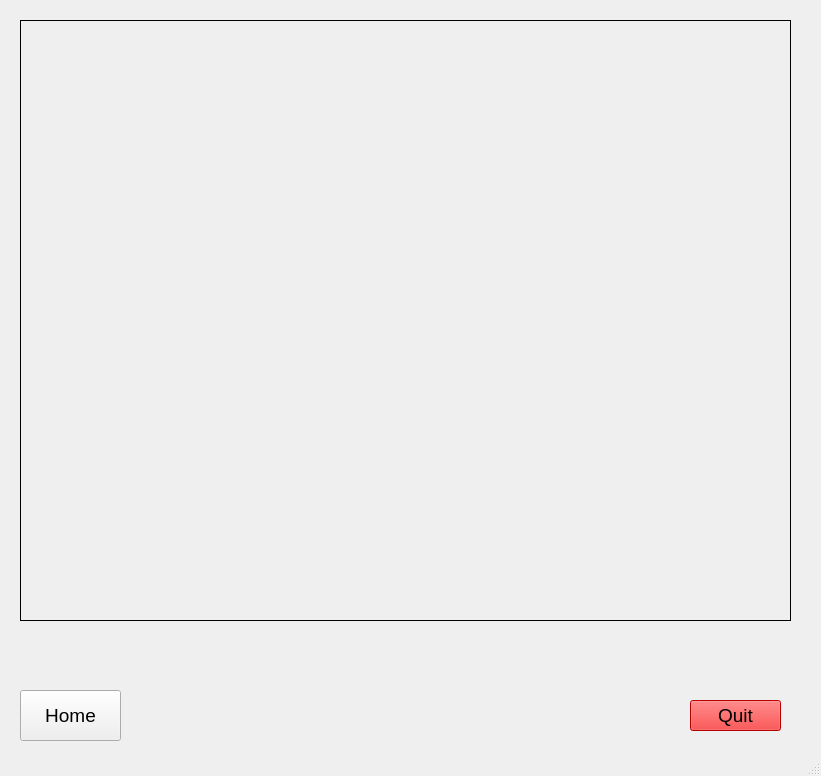
<?xml version="1.0" encoding="UTF-8"?>
<ui version="4.0">
 <class>MainWindow</class>
 <widget class="QMainWindow" name="MainWindow">
  <property name="geometry">
   <rect>
    <x>0</x>
    <y>0</y>
    <width>821</width>
    <height>776</height>
   </rect>
  </property>
  <property name="windowTitle">
   <string>AGV</string>
  </property>
  <widget class="QWidget" name="centralwidget">
   <widget class="QLabel" name="viewer">
    <property name="geometry">
     <rect>
      <x>20</x>
      <y>20</y>
      <width>771</width>
      <height>601</height>
     </rect>
    </property>
    <property name="frameShape">
     <enum>QFrame::Box</enum>
    </property>
    <property name="text">
     <string/>
    </property>
    <property name="scaledContents">
     <bool>false</bool>
    </property>
    <property name="alignment">
     <set>Qt::AlignCenter</set>
    </property>
   </widget>
   <widget class="QPushButton" name="btn_home">
    <property name="geometry">
     <rect>
      <x>20</x>
      <y>690</y>
      <width>101</width>
      <height>51</height>
     </rect>
    </property>
    <property name="font">
     <font>
      <pointsize>14</pointsize>
     </font>
    </property>
    <property name="text">
     <string>Home</string>
    </property>
   </widget>
   <widget class="QPushButton" name="btn_quit">
    <property name="geometry">
     <rect>
      <x>690</x>
      <y>700</y>
      <width>91</width>
      <height>31</height>
     </rect>
    </property>
    <property name="palette">
     <palette>
      <active>
       <colorrole role="WindowText">
        <brush brushstyle="SolidPattern">
         <color alpha="255">
          <red>0</red>
          <green>0</green>
          <blue>0</blue>
         </color>
        </brush>
       </colorrole>
       <colorrole role="Button">
        <brush brushstyle="SolidPattern">
         <color alpha="255">
          <red>255</red>
          <green>0</green>
          <blue>0</blue>
         </color>
        </brush>
       </colorrole>
       <colorrole role="Light">
        <brush brushstyle="SolidPattern">
         <color alpha="255">
          <red>255</red>
          <green>127</green>
          <blue>127</blue>
         </color>
        </brush>
       </colorrole>
       <colorrole role="Midlight">
        <brush brushstyle="SolidPattern">
         <color alpha="255">
          <red>255</red>
          <green>63</green>
          <blue>63</blue>
         </color>
        </brush>
       </colorrole>
       <colorrole role="Dark">
        <brush brushstyle="SolidPattern">
         <color alpha="255">
          <red>127</red>
          <green>0</green>
          <blue>0</blue>
         </color>
        </brush>
       </colorrole>
       <colorrole role="Mid">
        <brush brushstyle="SolidPattern">
         <color alpha="255">
          <red>170</red>
          <green>0</green>
          <blue>0</blue>
         </color>
        </brush>
       </colorrole>
       <colorrole role="Text">
        <brush brushstyle="SolidPattern">
         <color alpha="255">
          <red>0</red>
          <green>0</green>
          <blue>0</blue>
         </color>
        </brush>
       </colorrole>
       <colorrole role="BrightText">
        <brush brushstyle="SolidPattern">
         <color alpha="255">
          <red>255</red>
          <green>255</green>
          <blue>255</blue>
         </color>
        </brush>
       </colorrole>
       <colorrole role="ButtonText">
        <brush brushstyle="SolidPattern">
         <color alpha="255">
          <red>0</red>
          <green>0</green>
          <blue>0</blue>
         </color>
        </brush>
       </colorrole>
       <colorrole role="Base">
        <brush brushstyle="SolidPattern">
         <color alpha="255">
          <red>255</red>
          <green>255</green>
          <blue>255</blue>
         </color>
        </brush>
       </colorrole>
       <colorrole role="Window">
        <brush brushstyle="SolidPattern">
         <color alpha="255">
          <red>255</red>
          <green>0</green>
          <blue>0</blue>
         </color>
        </brush>
       </colorrole>
       <colorrole role="Shadow">
        <brush brushstyle="SolidPattern">
         <color alpha="255">
          <red>0</red>
          <green>0</green>
          <blue>0</blue>
         </color>
        </brush>
       </colorrole>
       <colorrole role="AlternateBase">
        <brush brushstyle="SolidPattern">
         <color alpha="255">
          <red>255</red>
          <green>127</green>
          <blue>127</blue>
         </color>
        </brush>
       </colorrole>
       <colorrole role="ToolTipBase">
        <brush brushstyle="SolidPattern">
         <color alpha="255">
          <red>255</red>
          <green>255</green>
          <blue>220</blue>
         </color>
        </brush>
       </colorrole>
       <colorrole role="ToolTipText">
        <brush brushstyle="SolidPattern">
         <color alpha="255">
          <red>0</red>
          <green>0</green>
          <blue>0</blue>
         </color>
        </brush>
       </colorrole>
      </active>
      <inactive>
       <colorrole role="WindowText">
        <brush brushstyle="SolidPattern">
         <color alpha="255">
          <red>0</red>
          <green>0</green>
          <blue>0</blue>
         </color>
        </brush>
       </colorrole>
       <colorrole role="Button">
        <brush brushstyle="SolidPattern">
         <color alpha="255">
          <red>255</red>
          <green>0</green>
          <blue>0</blue>
         </color>
        </brush>
       </colorrole>
       <colorrole role="Light">
        <brush brushstyle="SolidPattern">
         <color alpha="255">
          <red>255</red>
          <green>127</green>
          <blue>127</blue>
         </color>
        </brush>
       </colorrole>
       <colorrole role="Midlight">
        <brush brushstyle="SolidPattern">
         <color alpha="255">
          <red>255</red>
          <green>63</green>
          <blue>63</blue>
         </color>
        </brush>
       </colorrole>
       <colorrole role="Dark">
        <brush brushstyle="SolidPattern">
         <color alpha="255">
          <red>127</red>
          <green>0</green>
          <blue>0</blue>
         </color>
        </brush>
       </colorrole>
       <colorrole role="Mid">
        <brush brushstyle="SolidPattern">
         <color alpha="255">
          <red>170</red>
          <green>0</green>
          <blue>0</blue>
         </color>
        </brush>
       </colorrole>
       <colorrole role="Text">
        <brush brushstyle="SolidPattern">
         <color alpha="255">
          <red>0</red>
          <green>0</green>
          <blue>0</blue>
         </color>
        </brush>
       </colorrole>
       <colorrole role="BrightText">
        <brush brushstyle="SolidPattern">
         <color alpha="255">
          <red>255</red>
          <green>255</green>
          <blue>255</blue>
         </color>
        </brush>
       </colorrole>
       <colorrole role="ButtonText">
        <brush brushstyle="SolidPattern">
         <color alpha="255">
          <red>0</red>
          <green>0</green>
          <blue>0</blue>
         </color>
        </brush>
       </colorrole>
       <colorrole role="Base">
        <brush brushstyle="SolidPattern">
         <color alpha="255">
          <red>255</red>
          <green>255</green>
          <blue>255</blue>
         </color>
        </brush>
       </colorrole>
       <colorrole role="Window">
        <brush brushstyle="SolidPattern">
         <color alpha="255">
          <red>255</red>
          <green>0</green>
          <blue>0</blue>
         </color>
        </brush>
       </colorrole>
       <colorrole role="Shadow">
        <brush brushstyle="SolidPattern">
         <color alpha="255">
          <red>0</red>
          <green>0</green>
          <blue>0</blue>
         </color>
        </brush>
       </colorrole>
       <colorrole role="AlternateBase">
        <brush brushstyle="SolidPattern">
         <color alpha="255">
          <red>255</red>
          <green>127</green>
          <blue>127</blue>
         </color>
        </brush>
       </colorrole>
       <colorrole role="ToolTipBase">
        <brush brushstyle="SolidPattern">
         <color alpha="255">
          <red>255</red>
          <green>255</green>
          <blue>220</blue>
         </color>
        </brush>
       </colorrole>
       <colorrole role="ToolTipText">
        <brush brushstyle="SolidPattern">
         <color alpha="255">
          <red>0</red>
          <green>0</green>
          <blue>0</blue>
         </color>
        </brush>
       </colorrole>
      </inactive>
      <disabled>
       <colorrole role="WindowText">
        <brush brushstyle="SolidPattern">
         <color alpha="255">
          <red>127</red>
          <green>0</green>
          <blue>0</blue>
         </color>
        </brush>
       </colorrole>
       <colorrole role="Button">
        <brush brushstyle="SolidPattern">
         <color alpha="255">
          <red>255</red>
          <green>0</green>
          <blue>0</blue>
         </color>
        </brush>
       </colorrole>
       <colorrole role="Light">
        <brush brushstyle="SolidPattern">
         <color alpha="255">
          <red>255</red>
          <green>127</green>
          <blue>127</blue>
         </color>
        </brush>
       </colorrole>
       <colorrole role="Midlight">
        <brush brushstyle="SolidPattern">
         <color alpha="255">
          <red>255</red>
          <green>63</green>
          <blue>63</blue>
         </color>
        </brush>
       </colorrole>
       <colorrole role="Dark">
        <brush brushstyle="SolidPattern">
         <color alpha="255">
          <red>127</red>
          <green>0</green>
          <blue>0</blue>
         </color>
        </brush>
       </colorrole>
       <colorrole role="Mid">
        <brush brushstyle="SolidPattern">
         <color alpha="255">
          <red>170</red>
          <green>0</green>
          <blue>0</blue>
         </color>
        </brush>
       </colorrole>
       <colorrole role="Text">
        <brush brushstyle="SolidPattern">
         <color alpha="255">
          <red>127</red>
          <green>0</green>
          <blue>0</blue>
         </color>
        </brush>
       </colorrole>
       <colorrole role="BrightText">
        <brush brushstyle="SolidPattern">
         <color alpha="255">
          <red>255</red>
          <green>255</green>
          <blue>255</blue>
         </color>
        </brush>
       </colorrole>
       <colorrole role="ButtonText">
        <brush brushstyle="SolidPattern">
         <color alpha="255">
          <red>127</red>
          <green>0</green>
          <blue>0</blue>
         </color>
        </brush>
       </colorrole>
       <colorrole role="Base">
        <brush brushstyle="SolidPattern">
         <color alpha="255">
          <red>255</red>
          <green>0</green>
          <blue>0</blue>
         </color>
        </brush>
       </colorrole>
       <colorrole role="Window">
        <brush brushstyle="SolidPattern">
         <color alpha="255">
          <red>255</red>
          <green>0</green>
          <blue>0</blue>
         </color>
        </brush>
       </colorrole>
       <colorrole role="Shadow">
        <brush brushstyle="SolidPattern">
         <color alpha="255">
          <red>0</red>
          <green>0</green>
          <blue>0</blue>
         </color>
        </brush>
       </colorrole>
       <colorrole role="AlternateBase">
        <brush brushstyle="SolidPattern">
         <color alpha="255">
          <red>255</red>
          <green>0</green>
          <blue>0</blue>
         </color>
        </brush>
       </colorrole>
       <colorrole role="ToolTipBase">
        <brush brushstyle="SolidPattern">
         <color alpha="255">
          <red>255</red>
          <green>255</green>
          <blue>220</blue>
         </color>
        </brush>
       </colorrole>
       <colorrole role="ToolTipText">
        <brush brushstyle="SolidPattern">
         <color alpha="255">
          <red>0</red>
          <green>0</green>
          <blue>0</blue>
         </color>
        </brush>
       </colorrole>
      </disabled>
     </palette>
    </property>
    <property name="font">
     <font>
      <pointsize>14</pointsize>
     </font>
    </property>
    <property name="text">
     <string>Quit</string>
    </property>
    <property name="flat">
     <bool>false</bool>
    </property>
   </widget>
  </widget>
  <widget class="QStatusBar" name="statusbar"/>
 </widget>
 <resources/>
 <connections/>
</ui>
